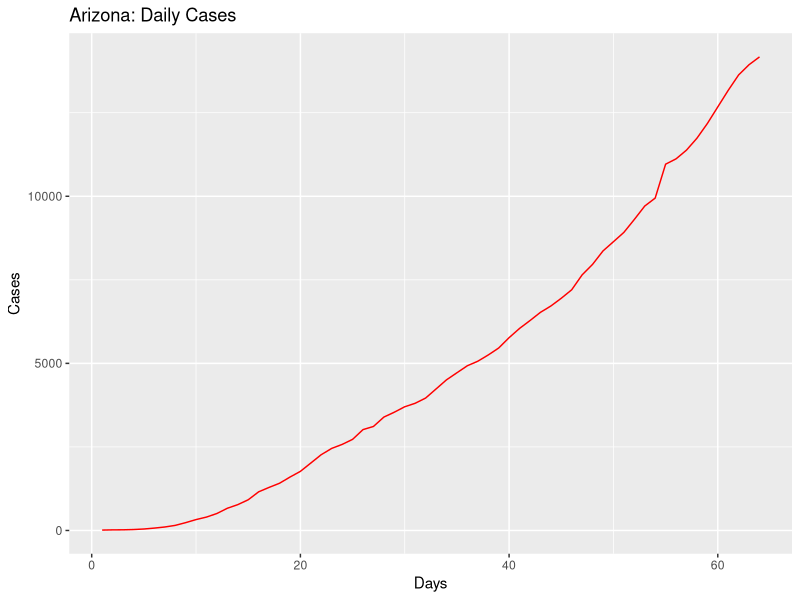
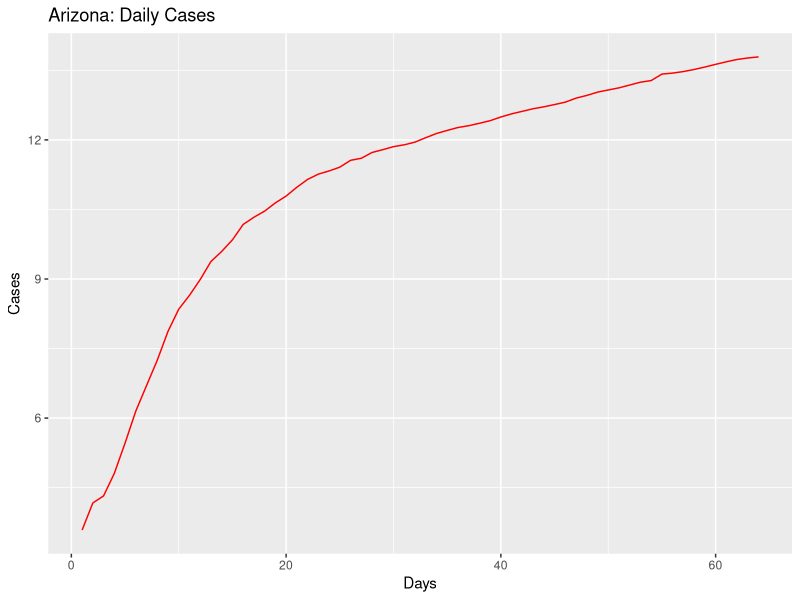
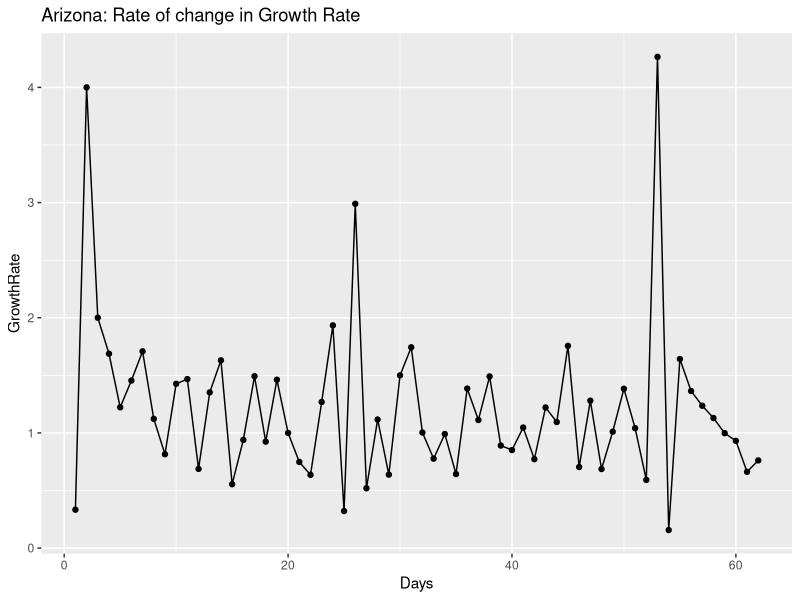
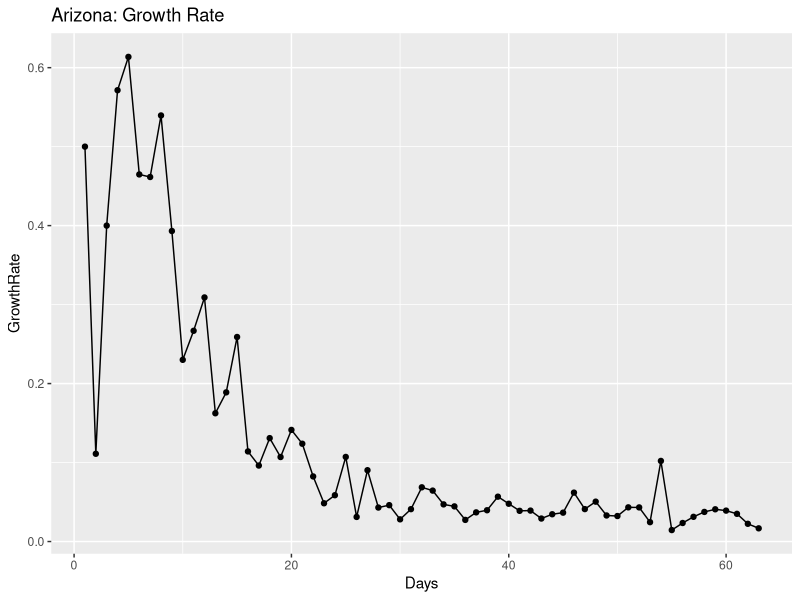
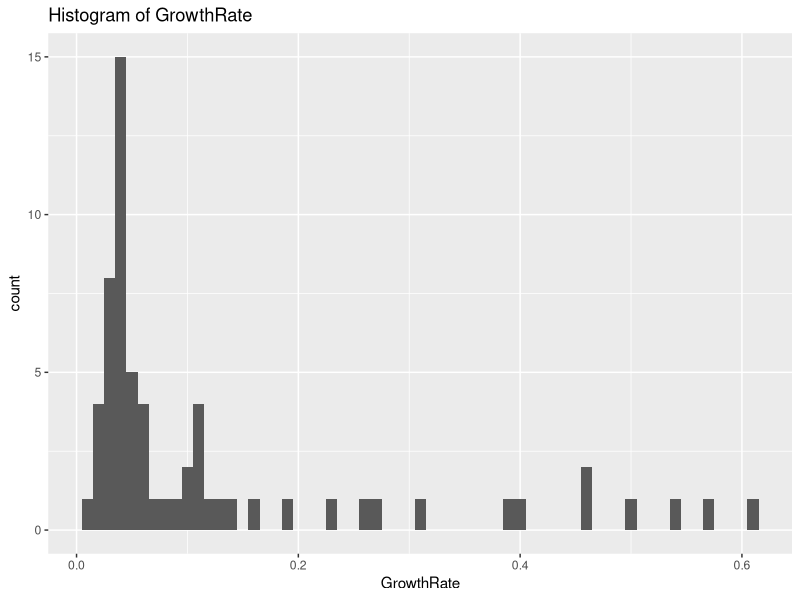
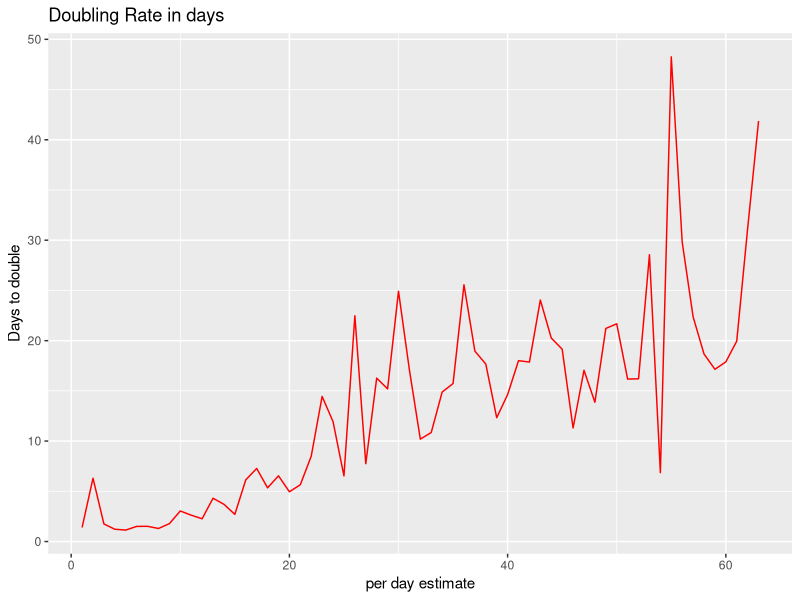
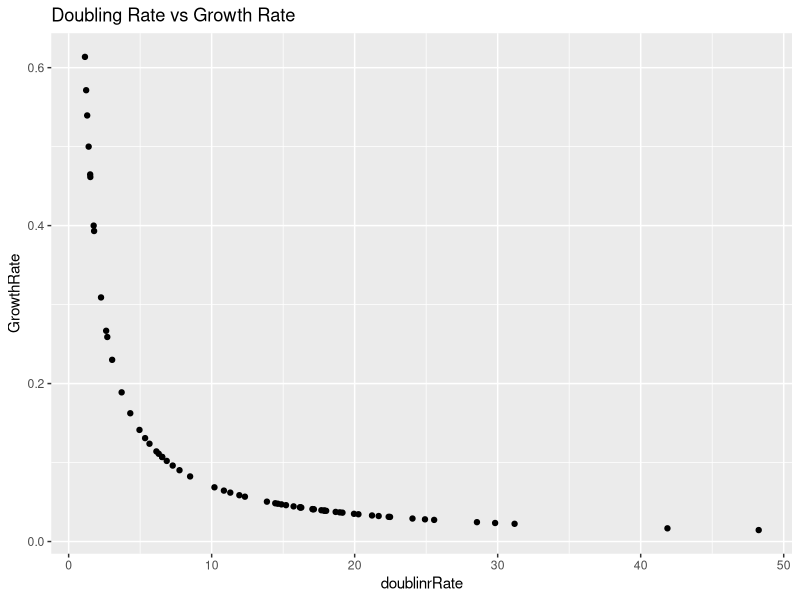
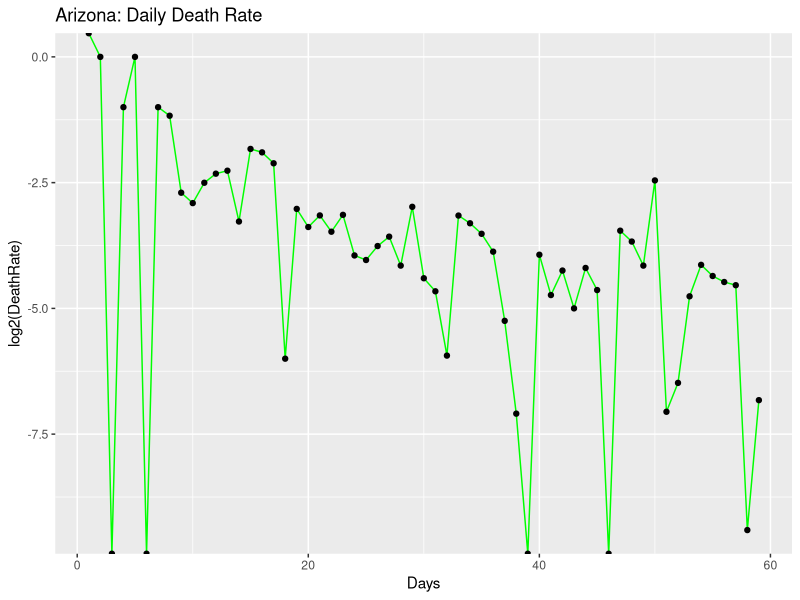

The R script that drew these images, in order:
## ---- chunk 1
knitr::opts_chunk$set(echo = TRUE)
## ---- chunk 2
library(ggplot2)
library(gridExtra)
library(dplyr)

coronaGrowth <- function(absoluteNumbers){
  growthfactor <- NULL
  absgrowth <- NULL
  for(i in 1:length(absoluteNumbers))
  {
    #print((absoluteNumbers[i]-absoluteNumbers[i+1]/absoluteNumbers[i+1])/absoluteNumbers[i+1])
    growthfactor[i] <- ((absoluteNumbers[i]-absoluteNumbers[i+1]))/(absoluteNumbers[i+1]-absoluteNumbers[i+2])  
    #growthfactor[i] <- ((absoluteNumbers[i]-absoluteNumbers[i+1]))/(absolutenumbers[i])
  }
  
  return (rev(growthfactor))
}

DailyGrowthRate <- function(absoluteNumbers)
{
  growthfactor <- NULL
  absgrowth <- NULL
  for(i in 1:length(absoluteNumbers))
  {
    #print((absoluteNumbers[i]-absoluteNumbers[i+1]/absoluteNumbers[i+1])/absoluteNumbers[i+1])
    growthfactor[i] <- ((absoluteNumbers[i]/absoluteNumbers[i+1]))-1 
    #growthfactor[i] <- ((absoluteNumbers[i]-absoluteNumbers[i+1]))/(absolutenumbers[i])
  }
  
  return (rev(growthfactor))  
}

DoublingRate <- function(absoluteNumbers)
{
  doublingrRate <- NULL
  cumsum <- NULL
  for(i in 1:length(absoluteNumbers))
  {
    
    doublingrRate[i] <- (70/(absoluteNumbers[i]*100))
    
  }
  return ((doublingrRate))  
}

#Calculate the mean and median growth rate:
MeanMediangrowthrate <- function(dataTrend1)
{
  MeanGRTrend <- NULL
  MedianGRTrend <- NULL
  
  for(i in 1:length(dataTrend1$GrowthRate))
  {
    MedianGRTrend[i] <- median(dataTrend1[1:i,"GrowthRate"])
    MeanGRTrend[i] <- mean(dataTrend1[1:i,"GrowthRate"])
  }
  
  dataTrend1$MedianGRT = MedianGRTrend
  dataTrend1$MeanGRT = MeanGRTrend
  
  return(dataTrend1)

}

#Calculate ratio of newdeaths/newcases
newDeathstonewCases <- function(absolutenumbers,totaldeaths)
{
  newCases <- NULL
  newDeaths <- NULL
  for(i in 1:length(absolutenumbers))
  {
    if(i == length(absolutenumbers))
    {
      print("reached the end")
    }else{
     newDeaths[i] = (totaldeaths[i]-totaldeaths[i+1])
     newCases[i] = (absolutenumbers[i]-absolutenumbers[i+1]) 
    }
  }
  

  days <- seq(2:length(absolutenumbers))
 return(data.frame( newDeaths = rev(newDeaths),newCases = rev(newCases),Days = days))
 
}

#Calculate ratio of deaths to totalCases
totalDeathstoCases <- function(absolutenumbers,totaldeaths)
{
  ratio <- NULL
  for(i in 1:length(absolutenumbers))
  {

     ratio[i] = (totaldeaths[i])/(absolutenumbers[i]) 
  }
  
  return(rev(ratio))
}
## ---- chunk 3
#Arizona

absolutenumbers <- c(14170,13937,13631,13169,12673,12176,11736,11380,11119,10960,9945,9707,9305,8919,8640,8364,7962,7648,7202,6948,6716,6526,6280,6045,5769,5459,5251,5064,4929,4719,4507,4234,3962,3806,3702,3539,3393,3112,3018,2726,2575,2456,2269,2019,1769,1598,1413,1289,1157,919,773,665,508,401,326,234,152,104,71,44,28,20,18,12)

totaldeaths <- c(686,680,679,651,623,594,562,542,536,532,450,426,395,362,362,348,330,320,304,293,275,275,273,266,249,229,208,187,184,177,169,150,142,131,122,115,108,97,89,80,73,65,64,52,41,32,29,24,20,17,15,13,9,6,6,3,2,2,1,0,0,0,0,0)

#America
#absolutenumbers <- c(101.7*1000,83.8*1000,65.8*1000,53.7*1000,43.8*1000,33.3*1000,25*1000,19*1000,13.7*1000,7.8*1000,6.4*1000,4.6*1000,3.5*1000,2.7*1000)
## ---- chunk 4
growthrate <- na.exclude(coronaGrowth(absolutenumbers))
days <- seq(1:length(growthrate))
dataTrend <- data.frame(GrowthRate = growthrate,Days = days)
print(dataTrend)
p1 <- ggplot(data=dataTrend, aes(x=Days, y=GrowthRate, group=1)) +ggtitle("Arizona: Rate of change in Growth Rate")+
  geom_line()+
  geom_point()

print(dataTrend)
#print(dataTrend1)




growthrate1 <- na.exclude(DailyGrowthRate(absolutenumbers))
doublingrate1 <- na.exclude(DoublingRate(growthrate1))
days1 <- seq(1:length(growthrate1))
dataTrend1 <- data.frame(GrowthRate = growthrate1,Days = days1,doublinrRate = doublingrate1)
print(dataTrend1)
multiplier <- tail(dataTrend1, n = 1)
pred_val <- (head(absolutenumbers, n = 1)*multiplier[,"GrowthRate"])+head(absolutenumbers, n = 1)

p2 <- ggplot(data=dataTrend1, aes(x=Days, y=GrowthRate, group=1)) +ggtitle("Arizona: Growth Rate")+
  geom_line()+
  geom_point()

days <- seq(1:length(absolutenumbers))
growthrate <- append(growthrate, c(1,1),after = 0)
dataOriginal <- data.frame(Cases = rev(absolutenumbers), Days = days)
p3<- ggplot() +geom_line(data=dataOriginal, aes(x=Days, y=Cases,),color = "Red")+labs(title="Arizona: Daily Cases", y="Cases", x="Days")

p3_log<- ggplot() +geom_line(data=dataOriginal, aes(x=Days, y=log2(Cases)),color = "Red")+labs(title="Arizona: Daily Cases", y="Cases", x="Days")+
  #geom_line(data=dataOriginal, aes(x=Days+1, y=Prediction),color = "Blue")
  geom_point()



# Analyze growth rate to get interval of values
summary(dataTrend1$GrowthRate)
dataTrend1%>%select("GrowthRate")%>%summarise(meanGR = mean(GrowthRate), medianGR = median(GrowthRate), sdGR = sd(GrowthRate))
p4 <- ggplot(data = dataTrend1, aes(x = GrowthRate))+ggtitle("Histogram of GrowthRate")+geom_histogram(binwidth = 0.01)


#Analyze the doubling rate
p5<- ggplot() +geom_line(data=dataTrend1, aes(x=Days, y=doublinrRate),color = "Red")+labs(title="Doubling Rate in days", y="Days to double", x ="per day estimate")+
  #geom_line(data=dataOriginal, aes(x=Days+1, y=Prediction),color = "Blue")
  geom_point()

#Scatter plor of Growthrate versus Doubling Rate
p6 <- ggplot()+geom_point(data = dataTrend1, aes(x = doublinrRate, y = GrowthRate))+labs(title = "Doubling Rate vs Growth Rate")

dataTrend1 <- MeanMediangrowthrate(dataTrend1 = dataTrend1)

#Median growth rate trend 
#Median growth rate trend 
p7 <- ggplot()+geom_line(data = dataTrend1, aes(x = Days, y = MedianGRT),color = "Blue")+labs(title = "Arizona Median(BLUE)VsMean(RED) Growth Rate")+geom_line(data=dataTrend1, aes(x=Days , y=MeanGRT),color = "Red")


deathrate1 <- na.exclude(DailyGrowthRate(totaldeaths))
doublingdeathrate1 <- na.exclude(DoublingRate(deathrate1))
days1 <- seq(1:length(deathrate1))
dataDeathTrend1 <- data.frame(DeathRate = deathrate1,Days = days1,doublinrRate = doublingdeathrate1)
#print(dataDeathTrend1)
#multiplier <- tail(totaldeaths, n = 1)
#pred_val <- (head(dataDeathTrend1, n = 1)*multiplier[,"DeathRate"])+head(dataDeathTrend1, n = 1)

p8 <- ggplot(data=dataDeathTrend1, aes(x=Days, y=log2(DeathRate), group=1)) +ggtitle("Arizona: Daily Death Rate")+
  geom_line(color = "Green")+
  geom_point()


rationewdeathtocases <- newDeathstonewCases(absolutenumbers,totaldeaths)

p9 <- ggplot(data=rationewdeathtocases, aes(x=Days, y=log2(newCases), group=1)) +ggtitle("Arizona:newCases(Orange)")+
  geom_line(color = "Orange")+geom_point()

totaldeathstocases <- totalDeathstoCases(absolutenumbers,totaldeaths)
days <- seq(1:length(absolutenumbers))
datatotaldeathstocasesTrend <- data.frame(ratio = totaldeathstocases,Days = days)
#Scatter plot of totalcases to totaldeaths
p10 <- ggplot(data=datatotaldeathstocasesTrend, aes(x=Days, y=ratio, group=1)) +ggtitle("Arizona: TotalDeaths/TotalCases")+
  geom_line(color = "Yellow")+
  geom_point()

#Confidence Interval for mean population GrowthRate:
meanGR = mean(dataTrend1$GrowthRate)
sdGR = sd(dataTrend1$GrowthRate)

uppperlimitGR= meanGR+sdGR
lowerlimitGR = meanGR-sdGR

#Predictions based on: Current Growth Rate, MeanGrowth Rate, Upper GrowthRate, Lower GrowthRate
pred_val_Current <- (head(absolutenumbers, n = 1)*multiplier[,"GrowthRate"])+head(absolutenumbers, n = 1)
pred_val_MeanGR <- (head(absolutenumbers, n = 1)*meanGR)+head(absolutenumbers, n = 1)
pred_val_upperGR <- (head(absolutenumbers, n = 1)*uppperlimitGR)+head(absolutenumbers, n = 1)
pred_val_lowerGR <- (head(absolutenumbers, n = 1)*lowerlimitGR)+head(absolutenumbers, n = 1)

print("Current GR:")
print(multiplier[,"GrowthRate"])
print(pred_val_Current)

print("Mean GR:")
print(meanGR)
print(pred_val_MeanGR)

print("Upperlimit GR:")
print(uppperlimitGR)
print(pred_val_upperGR)

print("Lowerlimit GR:")
print(lowerlimitGR)
print(pred_val_lowerGR)

#Doubling rate:-
DRCurrent <- round(70/(meanGR*100),digits = 0)
DRMedian <- round(70/(median(dataTrend1$GrowthRate)*100),digits = 0)
latestDRCurrent <- round(tail(dataTrend1$doublinrRate,n=1),digits = 0)

## ---- chunk 5
#grid.arrange(p3,p3_log,p1,p2,p4,p5,p6,nrow = 4, ncol = 2)
print(p3)
print(p3_log)
print(p1)
print(p2)
print(p4)
print(p5)
print(p6)
print(p8)
print(p9)
print(p10)
print(p7)
## ---- chunk 6
library(ggplot2)
library(gridExtra)
library(dplyr)

coronaGrowth <- function(absoluteNumbers){
  growthfactor <- NULL
  absgrowth <- NULL
  for(i in 1:length(absoluteNumbers))
  {
    #print((absoluteNumbers[i]-absoluteNumbers[i+1]/absoluteNumbers[i+1])/absoluteNumbers[i+1])
    growthfactor[i] <- ((absoluteNumbers[i]-absoluteNumbers[i+1]))/(absoluteNumbers[i+1]-absoluteNumbers[i+2])  
    #growthfactor[i] <- ((absoluteNumbers[i]-absoluteNumbers[i+1]))/(absolutenumbers[i])
  }
  
  return (rev(growthfactor))
}

DailyGrowthRate <- function(absoluteNumbers)
{
  growthfactor <- NULL
  absgrowth <- NULL
  for(i in 1:length(absoluteNumbers))
  {
    #print((absoluteNumbers[i]-absoluteNumbers[i+1]/absoluteNumbers[i+1])/absoluteNumbers[i+1])
    growthfactor[i] <- ((absoluteNumbers[i]/absoluteNumbers[i+1]))-1 
    #growthfactor[i] <- ((absoluteNumbers[i]-absoluteNumbers[i+1]))/(absolutenumbers[i])
  }
  
  return (rev(growthfactor))  
}

DoublingRate <- function(absoluteNumbers)
{
  doublingrRate <- NULL
  cumsum <- NULL
  for(i in 1:length(absoluteNumbers))
  {
    
    doublingrRate[i] <- (70/(absoluteNumbers[i]*100))
    
  }
  return ((doublingrRate))  
}

#Calculate the mean and median growth rate:
MeanMediangrowthrate <- function(dataTrend1)
{
  MeanGRTrend <- NULL
  MedianGRTrend <- NULL
  
  for(i in 1:length(dataTrend1$GrowthRate))
  {
    MedianGRTrend[i] <- median(dataTrend1[1:i,"GrowthRate"])
    MeanGRTrend[i] <- mean(dataTrend1[1:i,"GrowthRate"])
  }
  
  dataTrend1$MedianGRT = MedianGRTrend
  dataTrend1$MeanGRT = MeanGRTrend
  
  return(dataTrend1)

}

# #Calculate ratio of newdeaths/newcases
# newDeathstonewCases <- function(absolutenumbers,totaldeaths)
# {
#   ratio <- NULL
#   for(i in 1:length(absolutenumbers))
#   {
#     if(i == length(absolutenumbers))
#     {
#       print("reached the end")
#     }else{
#      ratio[i] = (totaldeaths[i]-totaldeaths[i+1])/(absolutenumbers[i]-absolutenumbers[i+1]) 
#     }
#   }
#   
#   return(rev(ratio))
# }

#Calculate ratio of newdeaths/newcases
newDeathstonewCases <- function(absolutenumbers,totaldeaths)
{
  newCases <- NULL
  newDeaths <- NULL
  for(i in 1:length(absolutenumbers))
  {
    if(i == length(absolutenumbers))
    {
      print("reached the end")
    }else{
     newDeaths[i] = (totaldeaths[i]-totaldeaths[i+1])
     newCases[i] = (absolutenumbers[i]-absolutenumbers[i+1]) 
    }
  }
  

  days <- seq(2:length(absolutenumbers))
 return(data.frame( newDeaths = rev(newDeaths),newCases = rev(newCases),Days = days))
 
}

#Calculate ratio of deaths to totalCases
totalDeathstoCases <- function(absolutenumbers,totaldeaths)
{
  ratio <- NULL
  for(i in 1:length(absolutenumbers))
  {

     ratio[i] = (totaldeaths[i])/(absolutenumbers[i]) 
  }
  
  return(rev(ratio))
}

## ---- chunk 7
#Arizona
#absolutenumbers <- c(773,665,508,401,326,234,152,104,71,44,28,20,18,12)

#America

absolutenumbers <- c(1550294,1527664,1507773,1484285,1451666,1419048,1406797,1376317,1367638,1347309,1321785,1277606,1252584,1237633,1201188,1188122,1160774,1131030,1094464,1048834,1035765,1002963,975.798*1000,945.249*1000,903.775*1000,876.156*1000,831.086*1000,804.759*1000,792.913*1000,762.896*1000,726.856*1000,686.431*1000,654.343*1000,622.412*1000,591.285*1000,573.138*1000,545.934*1000,521.623*1000,489.646*1000,454.615*1000,418.451*1000,386.571*1000,355.834*1000,327.871*1000,300.432*1000,265.506*1000,235.281*1000,205.035*1000,176.518*1000,145.369*1000,133.094*1000,123.578*1000,101.7*1000,83.8*1000,65.8*1000,53.7*1000,43.8*1000,33.3*1000,25*1000,19*1000,13.7*1000,7.8*1000,6.4*1000,4.6*1000,3.5*1000,2.7*1000)

totaldeaths <- c(91981,90978,90113,88507,86395,84243,83284,81157,80787,80037,78615,76052,73797,72271,69142,68598,67444,65753,63287,60495,59266,56387,54941,53243,50988,49648,46249,43995,42517,40495,38200,35578,33490,27549,24618,22930,21474,20057,18325,16691,14791,12851,10880,9622,8457,7127,6081,5107,4057,3143,2585,2222,1697,1296,1028,781,556,414,301,255,206,150,110,87,69,57,48,41,38,30,26,22,19,15,12,11,9,6,1,1)




## ---- chunk 8
growthrate <- na.exclude(coronaGrowth(absolutenumbers))
days <- seq(1:length(growthrate))
dataTrend <- data.frame(GrowthRate = growthrate,Days = days)
print(dataTrend)
p1 <- ggplot(data=dataTrend, aes(x=Days, y=GrowthRate, group=1)) +ggtitle("US: Rate of change in Growth Rate")+
  geom_line()+
  geom_point()

print(dataTrend)
#print(dataTrend1)




growthrate1 <- na.exclude(DailyGrowthRate(absolutenumbers))
doublingrate1 <- na.exclude(DoublingRate(growthrate1))
days1 <- seq(1:length(growthrate1))
dataTrend1 <- data.frame(GrowthRate = growthrate1,Days = days1,doublinrRate = doublingrate1)
print(dataTrend1)
multiplier <- tail(dataTrend1, n = 1)
pred_val <- (head(absolutenumbers, n = 1)*multiplier[,"GrowthRate"])+head(absolutenumbers, n = 1)

p2 <- ggplot(data=dataTrend1, aes(x=Days, y=GrowthRate, group=1)) +ggtitle("US: Growth Rate")+
  geom_line()+
  geom_point()

days <- seq(1:length(absolutenumbers))
growthrate <- append(growthrate, c(1,1),after = 0)
dataOriginal <- data.frame(Cases = rev(absolutenumbers), Days = days)
p3<- ggplot() +geom_line(data=dataOriginal, aes(x=Days, y=Cases,),color = "Red")+labs(title="US: Daily Cases", y="Cases", x="Days")

p3_log<- ggplot() +geom_line(data=dataOriginal, aes(x=Days, y=log2(Cases)),color = "Red")+labs(title="US: Daily Cases", y="Cases", x="Days")+
  #geom_line(data=dataOriginal, aes(x=Days+1, y=Prediction),color = "Blue")
  geom_point()



# Analyze growth rate to get interval of values
summary(dataTrend1$GrowthRate)
dataTrend1%>%select("GrowthRate")%>%summarise(meanGR = mean(GrowthRate), medianGR = median(GrowthRate), sdGR = sd(GrowthRate))
p4 <- ggplot(data = dataTrend1, aes(x = GrowthRate))+ggtitle("Histogram of GrowthRate")+geom_histogram(binwidth = 0.01)


#Analyze the doubling rate
p5<- ggplot() +geom_line(data=dataTrend1, aes(x=Days, y=doublinrRate),color = "Red")+labs(title="Doubling Rate in days", y="Days to double", x ="per day estimate")+
  #geom_line(data=dataOriginal, aes(x=Days+1, y=Prediction),color = "Blue")
  geom_point()

#Scatter plor of Growthrate versus Doubling Rate
p6 <- ggplot()+geom_point(data = dataTrend1, aes(x = doublinrRate, y = GrowthRate))+labs(title = "Doubling Rate vs Growth Rate")

dataTrend1 <- MeanMediangrowthrate(dataTrend1 = dataTrend1)


#Median growth rate trend 
#Median growth rate trend 
p7 <- ggplot()+geom_line(data = dataTrend1, aes(x = Days, y = MedianGRT),color = "Blue")+labs(title = "US Median(BLUE)VsMean(RED) Growth Rate")+geom_line(data=dataTrend1, aes(x=Days , y=MeanGRT),color = "Red")

deathrate1 <- na.exclude(DailyGrowthRate(totaldeaths))
doublingdeathrate1 <- na.exclude(DoublingRate(deathrate1))
days1 <- seq(1:length(deathrate1))
dataDeathTrend1 <- data.frame(DeathRate = deathrate1,Days = days1,doublinrRate = doublingdeathrate1)
#print(dataDeathTrend1)
#multiplier <- tail(totaldeaths, n = 1)
#pred_val <- (head(dataDeathTrend1, n = 1)*multiplier[,"DeathRate"])+head(dataDeathTrend1, n = 1)

p8 <- ggplot(data=dataDeathTrend1, aes(x=Days, y=log2(DeathRate), group=1)) +ggtitle("US: Daily Death Rate")+
  geom_line(color = "Green")+
  geom_point()

rationewdeathtocases <- newDeathstonewCases(absolutenumbers,totaldeaths)

p9 <- ggplot(data=rationewdeathtocases, aes(x=Days, y=log2(newCases), group=1)) +ggtitle("US:newCases(Orange)")+
  geom_line(color = "Orange")+geom_point()
totaldeathstocases <- totalDeathstoCases(absolutenumbers,totaldeaths)
days <- seq(1:length(absolutenumbers))
datatotaldeathstocasesTrend <- data.frame(ratio = totaldeathstocases,Days = days)
#Scatter plot of totalcases to totaldeaths
p10 <- ggplot(data=datatotaldeathstocasesTrend, aes(x=Days, y=ratio, group=1)) +ggtitle("US: TotalDeaths/TotalCases")+
  geom_line(color = "Yellow")+
  geom_point()
#Confidence Interval for mean population GrowthRate:
meanGR = mean(dataTrend1$GrowthRate)
sdGR = sd(dataTrend1$GrowthRate)

uppperlimitGR= meanGR+sdGR
lowerlimitGR = meanGR-sdGR

#Predictions based on: Current Growth Rate, MeanGrowth Rate, Upper GrowthRate, Lower GrowthRate
pred_val_Current <- (head(absolutenumbers, n = 1)*multiplier[,"GrowthRate"])+head(absolutenumbers, n = 1)
pred_val_MeanGR <- (head(absolutenumbers, n = 1)*meanGR)+head(absolutenumbers, n = 1)
pred_val_upperGR <- (head(absolutenumbers, n = 1)*uppperlimitGR)+head(absolutenumbers, n = 1)
pred_val_lowerGR <- (head(absolutenumbers, n = 1)*lowerlimitGR)+head(absolutenumbers, n = 1)

print("Current GR:")
print(multiplier[,"GrowthRate"])
print(pred_val_Current)

print("Mean GR:")
print(meanGR)
print(pred_val_MeanGR)

print("Upperlimit GR:")
print(uppperlimitGR)
print(pred_val_upperGR)

print("Lowerlimit GR:")
print(lowerlimitGR)
print(pred_val_lowerGR)

#Doubling rate:-
DRCurrent <- round(70/(meanGR*100),digits = 0)
DRMedian <- round(70/(median(dataTrend1$GrowthRate)*100),digits = 0)
latestDRCurrent <- round(tail(dataTrend1$doublinrRate,n=1),digits = 0)

## ---- chunk 9
#grid.arrange(p3,p3_log,p1,p2,p4,p5,p6,nrow = 4, ncol = 2)
print(p3)
print(p3_log)
print(p1)
print(p2)
print(p4)
print(p5)
print(p6)
print(p8)
print(p9)
print(p10)
print(p7)
## ---- chunk 10
library(ggplot2)
library(gridExtra)
library(dplyr)

coronaGrowth <- function(absoluteNumbers){
  growthfactor <- NULL
  absgrowth <- NULL
  for(i in 1:length(absoluteNumbers))
  {
    #print((absoluteNumbers[i]-absoluteNumbers[i+1]/absoluteNumbers[i+1])/absoluteNumbers[i+1])
    growthfactor[i] <- ((absoluteNumbers[i]-absoluteNumbers[i+1]))/(absoluteNumbers[i+1]-absoluteNumbers[i+2])  
    #growthfactor[i] <- ((absoluteNumbers[i]-absoluteNumbers[i+1]))/(absolutenumbers[i])
  }
  
  return (rev(growthfactor))
}

DailyGrowthRate <- function(absoluteNumbers)
{
  growthfactor <- NULL
  absgrowth <- NULL
  for(i in 1:length(absoluteNumbers))
  {
    #print((absoluteNumbers[i]-absoluteNumbers[i+1]/absoluteNumbers[i+1])/absoluteNumbers[i+1])
    growthfactor[i] <- ((absoluteNumbers[i]/absoluteNumbers[i+1]))-1 
    #growthfactor[i] <- ((absoluteNumbers[i]-absoluteNumbers[i+1]))/(absolutenumbers[i])
  }
  
  return (rev(growthfactor))  
}

DoublingRate <- function(absoluteNumbers)
{
  doublingrRate <- NULL
  cumsum <- NULL
  for(i in 1:length(absoluteNumbers))
  {
    
    doublingrRate[i] <- (70/(absoluteNumbers[i]*100))
    
  }
  return ((doublingrRate))  
}

#Calculate the mean and median growth rate:
MeanMediangrowthrate <- function(dataTrend1)
{
  MeanGRTrend <- NULL
  MedianGRTrend <- NULL
  
  for(i in 1:length(dataTrend1$GrowthRate))
  {
    MedianGRTrend[i] <- median(dataTrend1[1:i,"GrowthRate"])
    MeanGRTrend[i] <- mean(dataTrend1[1:i,"GrowthRate"])
  }
  
  dataTrend1$MedianGRT = MedianGRTrend
  dataTrend1$MeanGRT = MeanGRTrend
  
  return(dataTrend1)

}

#Calculate ratio of newdeaths/newcases
# newDeathstonewCases <- function(absolutenumbers,totaldeaths)
# {
#   ratio <- NULL
#   for(i in 1:length(absolutenumbers))
#   {
#     if(i == length(absolutenumbers))
#     {
#       print("reached the end")
#     }else{
#      ratio[i] = (totaldeaths[i]-totaldeaths[i+1])/(absolutenumbers[i]-absolutenumbers[i+1]) 
#     }
#   }
#   
#   return(rev(ratio))
# }

#Calculate ratio of newdeaths/newcases
newDeathstonewCases <- function(absolutenumbers,totaldeaths)
{
  newCases <- NULL
  newDeaths <- NULL
  for(i in 1:length(absolutenumbers))
  {
    if(i == length(absolutenumbers))
    {
      print("reached the end")
    }else{
     newDeaths[i] = (totaldeaths[i]-totaldeaths[i+1])
     newCases[i] = (absolutenumbers[i]-absolutenumbers[i+1]) 
    }
  }
  

  days <- seq(2:length(absolutenumbers))
 return(data.frame( newDeaths = rev(newDeaths),newCases = rev(newCases),Days = days))
 
}

#Calculate ratio of deaths to totalCases
totalDeathstoCases <- function(absolutenumbers,totaldeaths)
{
  ratio <- NULL
  for(i in 1:length(absolutenumbers))
  {

     ratio[i] = (totaldeaths[i])/(absolutenumbers[i]) 
  }
  
  return(rev(ratio))
}
## ---- chunk 11
#Arizona
#absolutenumbers <- c(773,665,508,401,326,234,152,104,71,44,28,20,18,12)

#America
absolutenumbers <- c(103935,95698,90648,85784,81920,78055,74243,70765,67161,62808,59695,56325,52987,49400,44870,42505,39699,37257,34862,31787,31324,29451,26917,24942,24434,21797,20471,18985,18601,14792,13835,12759,12320,10941,9635,9166,8339,7598,6653,5749,5311,4778,3588,3082,2567,2341,1637,1397,1251,1071,1024,987,887,727,657,536,499,396,332,249,194,169,143,129,114,100,82,74,62,62,47,40,34,31,30,29,7,6,3,3,3,3,3,3,3,3,3,3,3,3,3,3,3)

totaldeaths <- c(3216,3025,3871,2753,2652,2551,2415,2294,2212,2101,1985,1889,1785,1693,1452,1391,1323,1223,1154,1008,1008,939,826,780,780,686,652,603,592,488,452,423,405,368,331,325,288,246,227,178,160,136,118,99,86,72,58,35,27,24,20,20,12,10,10,7,5,5,4,3,3,2,2,2,2,1,0,0,0,0,0,0,0,0,0,0,0,0,0,0,0,0,0,0,0,0,0,0,0,0,0,0,0)
## ---- chunk 12
growthrate <- na.exclude(coronaGrowth(absolutenumbers))
days <- seq(1:length(growthrate))
dataTrend <- data.frame(GrowthRate = growthrate,Days = days)
print(dataTrend)
p1 <- ggplot(data=dataTrend, aes(x=Days, y=GrowthRate, group=1)) +ggtitle("US: Rate of change in Growth Rate")+
  geom_line()+
  geom_point()

print(dataTrend)
#print(dataTrend1)




growthrate1 <- na.exclude(DailyGrowthRate(absolutenumbers))
doublingrate1 <- na.exclude(DoublingRate(growthrate1))
days1 <- seq(1:length(growthrate1))
dataTrend1 <- data.frame(GrowthRate = growthrate1,Days = days1,doublinrRate = doublingrate1)
print(dataTrend1)
multiplier <- tail(dataTrend1, n = 1)
pred_val <- (head(absolutenumbers, n = 1)*multiplier[,"GrowthRate"])+head(absolutenumbers, n = 1)

p2 <- ggplot(data=dataTrend1, aes(x=Days, y=GrowthRate, group=1)) +ggtitle("India: Growth Rate")+
  geom_line()+
  geom_point()

days <- seq(1:length(absolutenumbers))
growthrate <- append(growthrate, c(1,1),after = 0)
dataOriginal <- data.frame(Cases = rev(absolutenumbers), Days = days)
p3<- ggplot() +geom_line(data=dataOriginal, aes(x=Days, y=Cases,),color = "Red")+labs(title="India: Daily Cases", y="Cases", x="Days")

p3_log<- ggplot() +geom_line(data=dataOriginal, aes(x=Days, y=log2(Cases)),color = "Red")+labs(title="India: Daily Cases", y="Cases", x="Days")+
  #geom_line(data=dataOriginal, aes(x=Days+1, y=Prediction),color = "Blue")
  geom_point()



# Analyze growth rate to get interval of values
summary(dataTrend1$GrowthRate)
dataTrend1%>%select("GrowthRate")%>%summarise(meanGR = mean(GrowthRate), medianGR = median(GrowthRate), sdGR = sd(GrowthRate))
p4 <- ggplot(data = dataTrend1, aes(x = GrowthRate))+ggtitle("Histogram of GrowthRate")+geom_histogram(binwidth = 0.01)


#Analyze the doubling rate
p5<- ggplot() +geom_line(data=dataTrend1, aes(x=Days, y=doublinrRate),color = "Red")+labs(title="Doubling Rate in days", y="Days to double", x ="per day estimate")+
  #geom_line(data=dataOriginal, aes(x=Days+1, y=Prediction),color = "Blue")
  geom_point()

#Scatter plor of Growthrate versus Doubling Rate
p6 <- ggplot()+geom_point(data = dataTrend1, aes(x = doublinrRate, y = GrowthRate))+labs(title = "Doubling Rate vs Growth Rate")

dataTrend1 <- MeanMediangrowthrate(dataTrend1 = dataTrend1)


#Median growth rate trend 
p7 <- ggplot()+geom_line(data = dataTrend1, aes(x = Days, y = MedianGRT),color = "Blue")+labs(title = "India Median(BLUE)VsMean(RED) Growth Rate")+geom_line(data=dataTrend1, aes(x=Days , y=MeanGRT),color = "Red")

deathrate1 <- na.exclude(DailyGrowthRate(totaldeaths))
doublingdeathrate1 <- na.exclude(DoublingRate(deathrate1))
days1 <- seq(1:length(deathrate1))
dataDeathTrend1 <- data.frame(DeathRate = deathrate1,Days = days1,doublinrRate = doublingdeathrate1)
#print(dataDeathTrend1)
#multiplier <- tail(totaldeaths, n = 1)
#pred_val <- (head(dataDeathTrend1, n = 1)*multiplier[,"DeathRate"])+head(dataDeathTrend1, n = 1)

p8 <- ggplot(data=dataDeathTrend1, aes(x=Days, y=log2(DeathRate), group=1)) +ggtitle("India: Daily Death Rate")+
  geom_line(color = "Green")+
  geom_point()

rationewdeathtocases <- newDeathstonewCases(absolutenumbers,totaldeaths)

p9 <- ggplot(data=rationewdeathtocases, aes(x=Days, y=log2(newCases), group=1)) +ggtitle("India:newCases(Orange)")+
  geom_line(color = "Orange")+geom_point()

totaldeathstocases <- totalDeathstoCases(absolutenumbers,totaldeaths)
days <- seq(1:length(absolutenumbers))
datatotaldeathstocasesTrend <- data.frame(ratio = totaldeathstocases,Days = days)
#Scatter plot of totalcases to totaldeaths
p10 <- ggplot(data=datatotaldeathstocasesTrend, aes(x=Days, y=ratio, group=1)) +ggtitle("India: TotalDeaths/TotalCases")+
  geom_line(color = "Yellow")+
  geom_point()

#Confidence Interval for mean population GrowthRate:
meanGR = mean(dataTrend1$GrowthRate)
sdGR = sd(dataTrend1$GrowthRate)

uppperlimitGR= meanGR+sdGR
lowerlimitGR = meanGR-sdGR

#Predictions based on: Current Growth Rate, MeanGrowth Rate, Upper GrowthRate, Lower GrowthRate
pred_val_Current <- (head(absolutenumbers, n = 1)*multiplier[,"GrowthRate"])+head(absolutenumbers, n = 1)
pred_val_MeanGR <- (head(absolutenumbers, n = 1)*meanGR)+head(absolutenumbers, n = 1)
pred_val_upperGR <- (head(absolutenumbers, n = 1)*uppperlimitGR)+head(absolutenumbers, n = 1)
pred_val_lowerGR <- (head(absolutenumbers, n = 1)*lowerlimitGR)+head(absolutenumbers, n = 1)

print("Current GR:")
print(multiplier[,"GrowthRate"])
print(pred_val_Current)

print("Mean GR:")
print(meanGR)
print(pred_val_MeanGR)

print("Upperlimit GR:")
print(uppperlimitGR)
print(pred_val_upperGR)

print("Lowerlimit GR:")
print(lowerlimitGR)
print(pred_val_lowerGR)

#Doubling rate:-
DRCurrent <- round(70/(meanGR*100),digits = 0)
DRMedian <- round(70/(median(dataTrend1$GrowthRate)*100),digits = 0)
latestDRCurrent <- round(tail(dataTrend1$doublinrRate,n=1),digits = 0)

## ---- chunk 13
#grid.arrange(p3,p3_log,p1,p2,p4,p5,p6,nrow = 4, ncol = 2)
print(p3)
print(p3_log)
print(p1)
print(p2)
print(p4)
print(p5)
print(p6)
print(p8)
print(p9)
print(p10)
print(p7)
